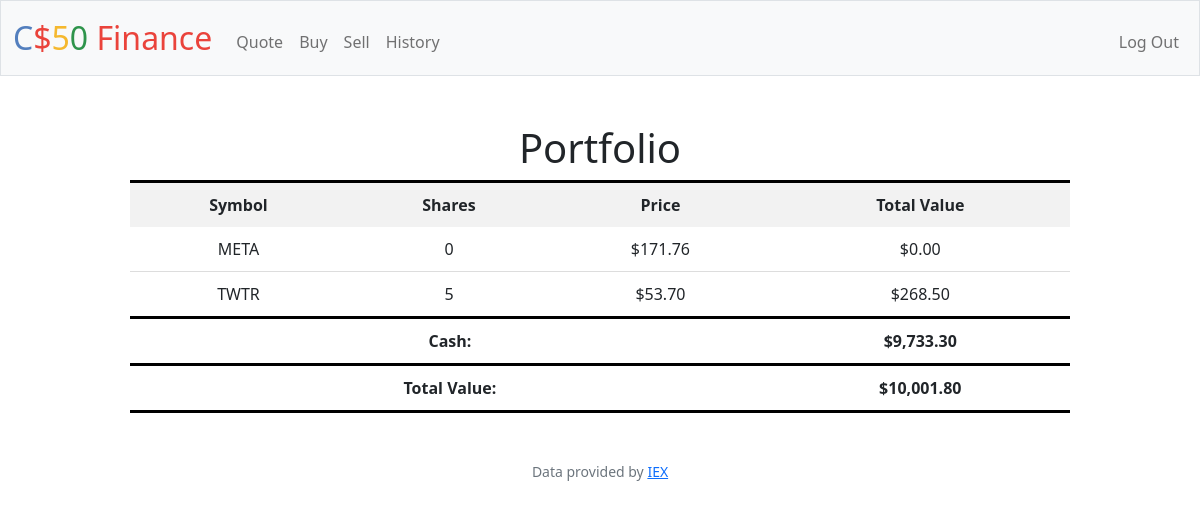
/ (signed in), run on the app's committed database.
### tables this page shows
CREATE TABLE 'transactions' ('id' INTEGER PRIMARY KEY AUTOINCREMENT NOT NULL, 'user_id' INTEGER, 'symbol' TEXT, 'shares' INTEGER, 'price' REAL, 'date' DATETIME);

CREATE TABLE users (id INTEGER PRIMARY KEY AUTOINCREMENT NOT NULL, username TEXT NOT NULL, hash TEXT NOT NULL, cash NUMERIC NOT NULL DEFAULT 10000.00);

### app.py (the view)
@app.route("/")
@login_required
def index():
    user_id = session["user_id"]
    stocks = db.execute("SELECT symbol, price, SUM(shares) AS shares FROM transactions WHERE user_id = ? GROUP BY symbol", user_id)
    cash = db.execute("SELECT cash FROM users WHERE id = ?", user_id)[0]["cash"]
    total = cash
    for stock in stocks:
        total += stock["price"] * stock["shares"]
    return render_template("index.html", stocks=stocks, cash=cash, usd=usd, total=total)

### app.py (called while the page is built)
@app.after_request
def after_request(response):
    response.headers["Cache-Control"] = "no-cache, no-store, must-revalidate"
    response.headers["Expires"] = 0
    response.headers["Pragma"] = "no-cache"
    return response

### helpers.py (called while the page is built)
def login_required(f):
    @wraps(f)
    def decorated_function(*args, **kwargs):
        if session.get("user_id") is None:
            return redirect("/login")
        return f(*args, **kwargs)
    return decorated_function

def usd(value):
    return f"${value:,.2f}"

### templates/index.html (shortened to what this page needs)
{% extends "layout.html" %}
{% block main %}
<div class="table-container">
    <table class="center">
        <thead>
            <h1><b1>Portfolio</b1></h1>
            <tr style="border-top: 3px solid black;">
                <th>Symbol</th>
                <th>Shares</th>
                <th>Price</th>
                <th>Total Value</th>
            </tr>
        </thead>
        <tbody>
            {% for stock in stocks %}
            <tr>
                <td>{{ stock["symbol"] }}</td>
                <td>{{ stock["shares"] }}</td>
                <td>{{ usd(stock["price"]) }}</td>
                <td>{{ usd(stock["shares"] * stock["price"]) }}</td>
            </tr>
            {% endfor %}
            <tr style="border-top: 3px solid black;">
                <td colspan="3"><b>Cash:</b></td>
                <td><b>{{ usd(cash) }}</b></td>
            </tr>
        </tbody>
        <tfoot>
            <tr class="total-value">
                <td colspan="3"><b>Total Value:</b></td>
                <td><b>{{ usd(total) }}</b></td>
            </tr>
        </tfoot>
    </table>
</div>
{% endblock %}

### templates/layout.html (shortened to what this page needs)
<!DOCTYPE html>
<html lang="en">
    <head>
        <link href="https://cdn.jsdelivr.net/npm/bootstrap@5.1.3/dist/css/bootstrap.min.css" rel="stylesheet">
        <link href="/static/styles.css" rel="stylesheet">
    </head>
    <body>
        <nav class="bg-light border navbar navbar-expand-md navbar-light">
            <div class="container-fluid">
                <a class="navbar-brand" href="/"><span class="blue">C</span><span class="red">$</span><span class="yellow">5</span><span class="green">0</span> <span class="red">Finance</span></a>
                <div class="collapse navbar-collapse" id="navbar">
                    {% if session["user_id"] %}
                        <ul class="navbar-nav me-auto mt-2">
                            <li class="nav-item"><a class="nav-link" href="/quote">Quote</a></li>
                            <li class="nav-item"><a class="nav-link" href="/buy">Buy</a></li>
                            <li class="nav-item"><a class="nav-link" href="/sell">Sell</a></li>
                            <li class="nav-item"><a class="nav-link" href="/history">History</a></li>
                        </ul>
                        <ul class="navbar-nav ms-auto mt-2">
                            <li class="nav-item"><a class="nav-link" href="/logout">Log Out</a></li>
                        </ul>
                    {% else %}
                        <ul class="navbar-nav ms-auto mt-2">
                            <li class="nav-item"><a class="nav-link" href="/register">Register</a></li>
                            <li class="nav-item"><a class="nav-link" href="/login">Log In</a></li>
                        </ul>
                    {% endif %}
                </div>
            </div>
        </nav>
        <main class="container-fluid py-5 text-center">
            {% block main %}{% endblock %}
        </main>
        <footer class="mb-5 small text-center text-muted">
            Data provided by <a href="https://iexcloud.io/">IEX</a>
        </footer>
    </body>
</html>

### static/styles.css (style rules this page uses)
nav .navbar-brand { font-size: xx-large; }
nav .navbar-brand .blue { color: #537fbe; }
nav .navbar-brand .red { color: #ea433b; }
nav .navbar-brand .yellow { color: #f5b82e; }
nav .navbar-brand .green { color: #2e944b; }
.table-container { margin: 0 auto; width: 80%; }
table { border-collapse: collapse; width: 100%; }
th, td { padding: 10px; text-align: center; }
th { background-color: #f2f2f2; font-weight: bold; }
td { border-bottom: 1px solid #ddd; }
tr.total-value { border-top: 3px solid black; border-bottom: 3px solid black; }

### data on the page
transactions: symbol "META", shares "0", price "$171.76", shares "$0.00"
users: cash "$9,733.30"

### other printed values
{{ stock["symbol"] }} "TWTR"
{{ stock["shares"] }} "5"
{{ usd(stock["price"]) }} "$53.70"
{{ usd(stock["shares"] * stock["price"]) }} "$268.50"
{{ usd(total) }} "$10,001.80"
